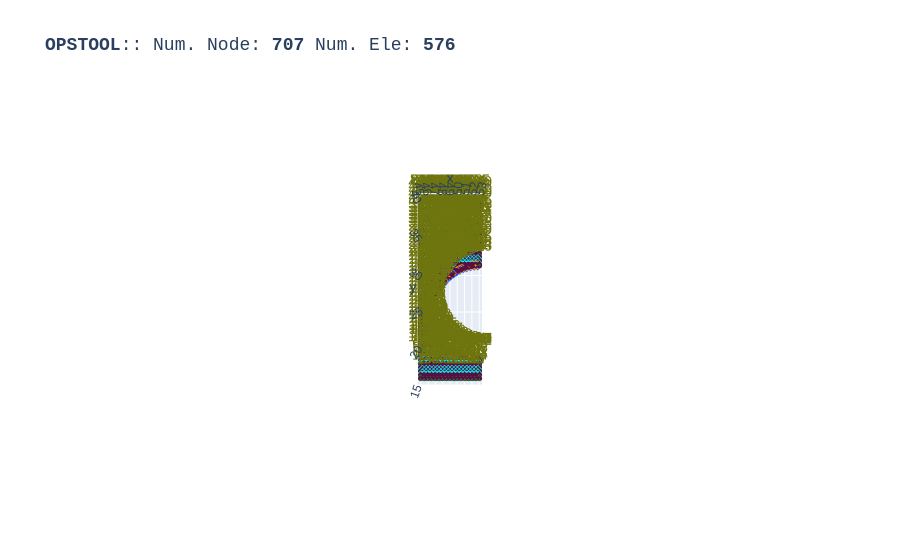

Notebook code cell kept with this figure:
### Code cell
opst.vis.plotly.plot_model(show_node_numbering=True)

### Figure 1 — Plotly figure (JSON) as saved in the notebook; plotly's stock layout.template omitted (floating-point values rounded to 4 significant figures; data arrays with more than 128 entries replaced by an {"elided": "..."} marker saying what was removed)
{"data": [{"color": "#00FFFF", "hoverinfo": "skip", "i": {"elided": "1042 int values"}, "j": {"elided": "1042 int values"}, "k": {"elided": "1042 int values"}, "name": "FourNodeQuad", "opacity": 1, "type": "mesh3d", "x": {"elided": "2084 float values"}, "y": {"elided": "2084 float values"}, "z": {"elided": "2084 float values"}}, {"connectgaps": false, "hoverinfo": "skip", "line": {"color": "black", "width": 1}, "mode": "lines", "name": "Edge", "type": "scatter3d", "x": {"elided": "3126 float values"}, "y": {"elided": "3126 float values"}, "z": {"elided": "3126 float values"}}, {"connectgaps": false, "hoverinfo": "skip", "line": {"color": "#0652ff", "width": 5}, "mode": "lines", "name": "DispBeamColumn2d", "type": "scatter3d", "x": {"elided": "165 float values"}, "y": {"elided": "165 float values"}, "z": {"elided": "165 float values"}}, {"connectgaps": false, "hoverinfo": "skip", "line": {"color": "#ff9408", "width": 5}, "mode": "lines", "name": "BeamContact2D", "type": "scatter3d", "x": {"elided": "330 float values"}, "y": {"elided": "330 float values"}, "z": {"elided": "330 float values"}}, {"customdata": {"elided": "521 str values"}, "hovertemplate": "%{customdata}", "marker": {"color": "#00FFFF", "size": 3, "symbol": "diamond-open"}, "mode": "markers", "name": "FourNodeQuad", "type": "scatter3d", "x": {"elided": "521 float values"}, "y": {"elided": "521 float values"}, "z": {"elided": "521 float values"}}, {"customdata": ["eleTag: 800<br>connectedNodes:<br> [740 741]", "eleTag: 801<br>connectedNodes:<br> [741 742]", "eleTag: 802<br>connectedNodes:<br> [742 743]", "eleTag: 803<br>connectedNodes:<br> [743 744]", "eleTag: 804<br>connectedNodes:<br> [744 745]", "eleTag: 805<br>connectedNodes:<br> [745 746]", "eleTag: 806<br>connectedNodes:<br> [746 747]", "eleTag: 807<br>connectedNodes:<br> [747 748]", "eleTag: 808<br>connectedNodes:<br> [748 749]", "eleTag: 809<br>connectedNodes:<br> [749 750]", "eleTag: 810<br>connectedNodes:<br> [750 751]", "eleTag: 811<br>connectedNodes:<br> [751 752]", "eleTag: 812<br>connectedNodes:<br> [752 753]", "eleTag: 813<br>connectedNodes:<br> [753 754]", "eleTag: 814<br>connectedNodes:<br> [754 755]", "eleTag: 3000<br>connectedNodes:<br> [596 597]", "eleTag: 3001<br>connectedNodes:<br> [597 598]", "eleTag: 3002<br>connectedNodes:<br> [598 599]", "eleTag: 3003<br>connectedNodes:<br> [599 600]", "eleTag: 3004<br>connectedNodes:<br> [600 601]", "eleTag: 3005<br>connectedNodes:<br> [601 602]", "eleTag: 3006<br>connectedNodes:<br> [602 603]", "eleTag: 3007<br>connectedNodes:<br> [603 604]", "eleTag: 3008<br>connectedNodes:<br> [604 605]", "eleTag: 3009<br>connectedNodes:<br> [605 606]", "eleTag: 3010<br>connectedNodes:<br> [606 607]", "eleTag: 3011<br>connectedNodes:<br> [607 608]", "eleTag: 3012<br>connectedNodes:<br> [608 609]", "eleTag: 3013<br>connectedNodes:<br> [609 610]", "eleTag: 3014<br>connectedNodes:<br> [610 611]", "eleTag: 3015<br>connectedNodes:<br> [611 612]", "eleTag: 3016<br>connectedNodes:<br> [612 613]", "eleTag: 3017<br>connectedNodes:<br> [613 614]", "eleTag: 3018<br>connectedNodes:<br> [614 615]", "eleTag: 3019<br>connectedNodes:<br> [615 616]", "eleTag: 3020<br>connectedNodes:<br> [616 617]", "eleTag: 3021<br>connectedNodes:<br> [617 618]", "eleTag: 3022<br>connectedNodes:<br> [618 619]", "eleTag: 3023<br>connectedNodes:<br> [619 620]", "eleTag: 3024<br>connectedNodes:<br> [620 621]", "eleTag: 3025<br>connectedNodes:<br> [621 622]", "eleTag: 3026<br>connectedNodes:<br> [622 623]", "eleTag: 3027<br>connectedNodes:<br> [623 624]", "eleTag: 3028<br>connectedNodes:<br> [624 625]", "eleTag: 3029<br>connectedNodes:<br> [625 626]", "eleTag: 3030<br>connectedNodes:<br> [626 627]", "eleTag: 3031<br>connectedNodes:<br> [627 628]", "eleTag: 3032<br>connectedNodes:<br> [628 629]", "eleTag: 3033<br>connectedNodes:<br> [629 630]", "eleTag: 3034<br>connectedNodes:<br> [630 631]", "eleTag: 3035<br>connectedNodes:<br> [631 632]", "eleTag: 3036<br>connectedNodes:<br> [632 633]", "eleTag: 3037<br>connectedNodes:<br> [633 634]", "eleTag: 3038<br>connectedNodes:<br> [634 635]", "eleTag: 3039<br>connectedNodes:<br> [635 636]"], "hovertemplate": "%{customdata}", "marker": {"color": "#0652ff", "size": 3, "symbol": "diamond-open"}, "mode": "markers", "name": "DispBeamColumn2d", "type": "scatter3d", "x": [45.5, 46.0, 46.5, 47.0, 47.5, 48.0, 48.5, 49.0, 49.5, 50.0, 50.5, 51.0, 51.5, 52.0, 52.5, 52.75, 52.25, 51.76, 51.27, 50.8, 50.34, 49.89, 49.47, 49.07, 48.69, 48.34, 48.02, 47.73, 47.47, 47.25, 47.07, 46.92, 46.81, 46.74, 46.71, 46.71, 46.76, 46.85, 46.98, 47.14, 47.34, 47.58, 47.85, 48.15, 48.48, 48.84, 49.23, 49.64, 50.08, 50.53, 50.99, 51.47, 51.96, 52.46, 52.85], "y": [40.25, 40.25, 40.25, 40.25, 40.25, 40.25, 40.25, 40.25, 40.25, 40.25, 40.25, 40.25, 40.25, 40.25, 40.25, 31.29, 31.25, 31.17, 31.05, 30.9, 30.7, 30.48, 30.21, 29.92, 29.59, 29.23, 28.85, 28.44, 28.01, 27.57, 27.1, 26.63, 26.14, 25.64, 25.15, 24.65, 24.15, 23.66, 23.17, 22.7, 22.24, 21.8, 21.38, 20.99, 20.62, 20.27, 19.96, 19.67, 19.42, 19.21, 19.03, 18.89, 18.79, 18.73, 18.7], "z": [0.0, 0.0, 0.0, 0.0, 0.0, 0.0, 0.0, 0.0, 0.0, 0.0, 0.0, 0.0, 0.0, 0.0, 0.0, 0.0, 0.0, 0.0, 0.0, 0.0, 0.0, 0.0, 0.0, 0.0, 0.0, 0.0, 0.0, 0.0, 0.0, 0.0, 0.0, 0.0, 0.0, 0.0, 0.0, 0.0, 0.0, 0.0, 0.0, 0.0, 0.0, 0.0, 0.0, 0.0, 0.0, 0.0, 0.0, 0.0, 0.0, 0.0, 0.0, 0.0, 0.0, 0.0, 0.0]}, {"customdata": ["eleTag: 1000<br>connectedNodes:<br> [562 596]", "eleTag: 1000<br>connectedNodes:<br> [562 597]", "eleTag: 1001<br>connectedNodes:<br> [563 597]", "eleTag: 1001<br>connectedNodes:<br> [563 598]", "eleTag: 1002<br>connectedNodes:<br> [564 598]", "eleTag: 1002<br>connectedNodes:<br> [564 599]", "eleTag: 1003<br>connectedNodes:<br> [565 599]", "eleTag: 1003<br>connectedNodes:<br> [565 600]", "eleTag: 1004<br>connectedNodes:<br> [566 600]", "eleTag: 1004<br>connectedNodes:<br> [566 601]", "eleTag: 1005<br>connectedNodes:<br> [567 601]", "eleTag: 1005<br>connectedNodes:<br> [567 602]", "eleTag: 1006<br>connectedNodes:<br> [568 602]", "eleTag: 1006<br>connectedNodes:<br> [568 603]", "eleTag: 1007<br>connectedNodes:<br> [569 603]", "eleTag: 1007<br>connectedNodes:<br> [569 604]", "eleTag: 1008<br>connectedNodes:<br> [570 604]", "eleTag: 1008<br>connectedNodes:<br> [570 605]", "eleTag: 1009<br>connectedNodes:<br> [571 605]", "eleTag: 1009<br>connectedNodes:<br> [571 606]", "eleTag: 1010<br>connectedNodes:<br> [572 606]", "eleTag: 1010<br>connectedNodes:<br> [572 607]", "eleTag: 1011<br>connectedNodes:<br> [573 607]", "eleTag: 1011<br>connectedNodes:<br> [573 608]", "eleTag: 1012<br>connectedNodes:<br> [574 608]", "eleTag: 1012<br>connectedNodes:<br> [574 609]", "eleTag: 1013<br>connectedNodes:<br> [575 609]", "eleTag: 1013<br>connectedNodes:<br> [575 610]", "eleTag: 1014<br>connectedNodes:<br> [576 610]", "eleTag: 1014<br>connectedNodes:<br> [576 611]", "eleTag: 1015<br>connectedNodes:<br> [577 611]", "eleTag: 1015<br>connectedNodes:<br> [577 612]", "eleTag: 1016<br>connectedNodes:<br> [578 612]", "eleTag: 1016<br>connectedNodes:<br> [578 613]", "eleTag: 1017<br>connectedNodes:<br> [162 613]", "eleTag: 1017<br>connectedNodes:<br> [162 614]", "eleTag: 1018<br>connectedNodes:<br> [158 614]", "eleTag: 1018<br>connectedNodes:<br> [158 615]", "eleTag: 1019<br>connectedNodes:<br> [154 615]", "eleTag: 1019<br>connectedNodes:<br> [154 616]", "eleTag: 1020<br>connectedNodes:<br> [150 616]", "eleTag: 1020<br>connectedNodes:<br> [150 617]", "eleTag: 1021<br>connectedNodes:<br> [146 617]", "eleTag: 1021<br>connectedNodes:<br> [146 618]", "eleTag: 1022<br>connectedNodes:<br> [579 618]", "eleTag: 1022<br>connectedNodes:<br> [579 619]", "eleTag: 1023<br>connectedNodes:<br> [580 619]", "eleTag: 1023<br>connectedNodes:<br> [580 620]", "eleTag: 1024<br>connectedNodes:<br> [581 620]", "eleTag: 1024<br>connectedNodes:<br> [581 621]", "eleTag: 1025<br>connectedNodes:<br> [582 621]", "eleTag: 1025<br>connectedNodes:<br> [582 622]", "eleTag: 1026<br>connectedNodes:<br> [583 622]", "eleTag: 1026<br>connectedNodes:<br> [583 623]", "eleTag: 1027<br>connectedNodes:<br> [584 623]", "eleTag: 1027<br>connectedNodes:<br> [584 624]", "eleTag: 1028<br>connectedNodes:<br> [585 624]", "eleTag: 1028<br>connectedNodes:<br> [585 625]", "eleTag: 1029<br>connectedNodes:<br> [586 625]", "eleTag: 1029<br>connectedNodes:<br> [586 626]", "eleTag: 1030<br>connectedNodes:<br> [587 626]", "eleTag: 1030<br>connectedNodes:<br> [587 627]", "eleTag: 1031<br>connectedNodes:<br> [588 627]", "eleTag: 1031<br>connectedNodes:<br> [588 628]", "eleTag: 1032<br>connectedNodes:<br> [589 628]", "eleTag: 1032<br>connectedNodes:<br> [589 629]", "eleTag: 1033<br>connectedNodes:<br> [590 629]", "eleTag: 1033<br>connectedNodes:<br> [590 630]", "eleTag: 1034<br>connectedNodes:<br> [591 630]", "eleTag: 1034<br>connectedNodes:<br> [591 631]", "eleTag: 1035<br>connectedNodes:<br> [592 631]", "eleTag: 1035<br>connectedNodes:<br> [592 632]", "eleTag: 1036<br>connectedNodes:<br> [593 632]", "eleTag: 1036<br>connectedNodes:<br> [593 633]", "eleTag: 1037<br>connectedNodes:<br> [100 633]", "eleTag: 1037<br>connectedNodes:<br> [100 634]", "eleTag: 1038<br>connectedNodes:<br> [101 634]", "eleTag: 1038<br>connectedNodes:<br> [101 635]", "eleTag: 1039<br>connectedNodes:<br> [102 635]", "eleTag: 1039<br>connectedNodes:<br> [102 636]", "eleTag: 3050<br>connectedNodes:<br> [495 740]", "eleTag: 3050<br>connectedNodes:<br> [495 741]", "eleTag: 3051<br>connectedNodes:<br> [496 741]", "eleTag: 3051<br>connectedNodes:<br> [496 742]", "eleTag: 3052<br>connectedNodes:<br> [497 742]", "eleTag: 3052<br>connectedNodes:<br> [497 743]", "eleTag: 3053<br>connectedNodes:<br> [498 743]", "eleTag: 3053<br>connectedNodes:<br> [498 744]", "eleTag: 3054<br>connectedNodes:<br> [499 744]", "eleTag: 3054<br>connectedNodes:<br> [499 745]", "eleTag: 3055<br>connectedNodes:<br> [500 745]", "eleTag: 3055<br>connectedNodes:<br> [500 746]", "eleTag: 3056<br>connectedNodes:<br> [501 746]", "eleTag: 3056<br>connectedNodes:<br> [501 747]", "eleTag: 3057<br>connectedNodes:<br> [502 747]", "eleTag: 3057<br>connectedNodes:<br> [502 748]", "eleTag: 3058<br>connectedNodes:<br> [503 748]", "eleTag: 3058<br>connectedNodes:<br> [503 749]", "eleTag: 3059<br>connectedNodes:<br> [504 749]", "eleTag: 3059<br>connectedNodes:<br> [504 750]", "eleTag: 3060<br>connectedNodes:<br> [505 750]", "eleTag: 3060<br>connectedNodes:<br> [505 751]", "eleTag: 3061<br>connectedNodes:<br> [506 751]", "eleTag: 3061<br>connectedNodes:<br> [506 752]", "eleTag: 3062<br>connectedNodes:<br> [507 752]", "eleTag: 3062<br>connectedNodes:<br> [507 753]", "eleTag: 3063<br>connectedNodes:<br> [508 753]", "eleTag: 3063<br>connectedNodes:<br> [508 754]", "eleTag: 3064<br>connectedNodes:<br> [509 754]", "eleTag: 3064<br>connectedNodes:<br> [509 755]"], "hovertemplate": "%{customdata}", "marker": {"color": "#ff9408", "size": 3, "symbol": "diamond-open"}, "mode": "markers", "name": "BeamContact2D", "type": "scatter3d", "x": [52.75, 52.5, 52.25, 52.0, 51.84, 51.59, 51.35, 51.11, 50.87, 50.64, 50.38, 50.16, 49.94, 49.72, 49.5, 49.29, 49.09, 48.89, 48.71, 48.52, 48.34, 48.17, 48.01, 47.86, 47.7, 47.57, 47.43, 47.31, 47.19, 47.09, 46.99, 46.91, 46.83, 46.76, 46.68, 46.63, 46.63, 46.61, 46.61, 46.6, 46.6, 46.61, 46.61, 46.65, 46.7, 46.76, 46.82, 46.89, 46.99, 47.08, 47.18, 47.29, 47.41, 47.54, 47.68, 47.83, 47.97, 48.13, 48.31, 48.49, 48.68, 48.87, 49.07, 49.27, 49.49, 49.7, 49.91, 50.13, 50.35, 50.58, 50.84, 51.07, 51.31, 51.55, 51.86, 52.1, 52.35, 52.6, 52.85, 53.0, 45.38, 45.62, 45.88, 46.12, 46.38, 46.62, 46.88, 47.12, 47.38, 47.62, 47.88, 48.12, 48.38, 48.62, 48.88, 49.12, 49.38, 49.62, 49.88, 50.12, 50.38, 50.62, 50.88, 51.12, 51.38, 51.62, 51.88, 52.12, 52.38, 52.62], "y": [31.4, 31.39, 31.39, 31.36, 31.32, 31.27, 31.21, 31.14, 31.06, 30.97, 30.87, 30.76, 30.65, 30.52, 30.39, 30.25, 30.09, 29.94, 29.78, 29.61, 29.42, 29.24, 29.05, 28.85, 28.64, 28.43, 28.19, 27.98, 27.75, 27.52, 27.27, 27.04, 26.78, 26.54, 26.19, 25.95, 25.7, 25.45, 25.2, 24.95, 24.7, 24.45, 24.2, 23.95, 23.73, 23.48, 23.24, 23.0, 22.74, 22.51, 22.29, 22.06, 21.83, 21.61, 21.39, 21.19, 21.0, 20.81, 20.61, 20.43, 20.25, 20.08, 19.92, 19.77, 19.62, 19.49, 19.37, 19.25, 19.15, 19.05, 18.95, 18.87, 18.8, 18.74, 18.67, 18.62, 18.62, 18.6, 18.6, 18.6, 40.12, 40.12, 40.12, 40.12, 40.12, 40.12, 40.12, 40.12, 40.12, 40.12, 40.12, 40.12, 40.12, 40.12, 40.12, 40.12, 40.12, 40.12, 40.12, 40.12, 40.12, 40.12, 40.12, 40.12, 40.12, 40.12, 40.12, 40.12, 40.12, 40.12], "z": [0.0, 0.0, 0.0, 0.0, 0.0, 0.0, 0.0, 0.0, 0.0, 0.0, 0.0, 0.0, 0.0, 0.0, 0.0, 0.0, 0.0, 0.0, 0.0, 0.0, 0.0, 0.0, 0.0, 0.0, 0.0, 0.0, 0.0, 0.0, 0.0, 0.0, 0.0, 0.0, 0.0, 0.0, 0.0, 0.0, 0.0, 0.0, 0.0, 0.0, 0.0, 0.0, 0.0, 0.0, 0.0, 0.0, 0.0, 0.0, 0.0, 0.0, 0.0, 0.0, 0.0, 0.0, 0.0, 0.0, 0.0, 0.0, 0.0, 0.0, 0.0, 0.0, 0.0, 0.0, 0.0, 0.0, 0.0, 0.0, 0.0, 0.0, 0.0, 0.0, 0.0, 0.0, 0.0, 0.0, 0.0, 0.0, 0.0, 0.0, 0.0, 0.0, 0.0, 0.0, 0.0, 0.0, 0.0, 0.0, 0.0, 0.0, 0.0, 0.0, 0.0, 0.0, 0.0, 0.0, 0.0, 0.0, 0.0, 0.0, 0.0, 0.0, 0.0, 0.0, 0.0, 0.0, 0.0, 0.0, 0.0, 0.0]}, {"customdata": {"elided": "707 str values"}, "hovertemplate": "x: %{x}<br>y: %{y}<br>z: %{z} <br>nodeTag: %{customdata}", "marker": {"color": "#580f41", "size": 3, "symbol": "circle"}, "mode": "markers", "name": "Nodes", "type": "scatter3d", "x": {"elided": "707 float values"}, "y": {"elided": "707 float values"}, "z": {"elided": "707 float values"}}, {"mode": "text", "name": "Node Tag", "text": {"elided": "707 str values"}, "textfont": {"color": "#6e750e", "size": 15}, "type": "scatter3d", "x": {"elided": "707 float values"}, "y": {"elided": "707 float values"}, "z": {"elided": "707 float values"}}, {"connectgaps": false, "hoverinfo": "skip", "line": {"color": "#15b01a", "width": 1}, "mode": "lines", "name": "BC", "type": "scatter3d", "x": {"elided": "1669 float values"}, "y": {"elided": "1669 float values"}, "z": {"elided": "1669 float values"}}], "layout": {"autosize": true, "font": {"family": "Arial, sans-serif"}, "scene": {"aspectmode": "data", "camera": {"eye": {"x": 0, "y": -0.1, "z": 10}}, "dragmode": "pan", "xaxis": {"showbackground": false}, "yaxis": {"showbackground": false}, "zaxis": {"showbackground": true, "showgrid": true, "showticklabels": false, "ticks": "", "title": {"text": ""}, "visible": true}}, "showlegend": false, "title": {"font": {"family": "courier", "size": 18}, "text": "<b>OPSTOOL</b>:: Num. Node: <b>707</b> Num. Ele: <b>576</b>"}}}
